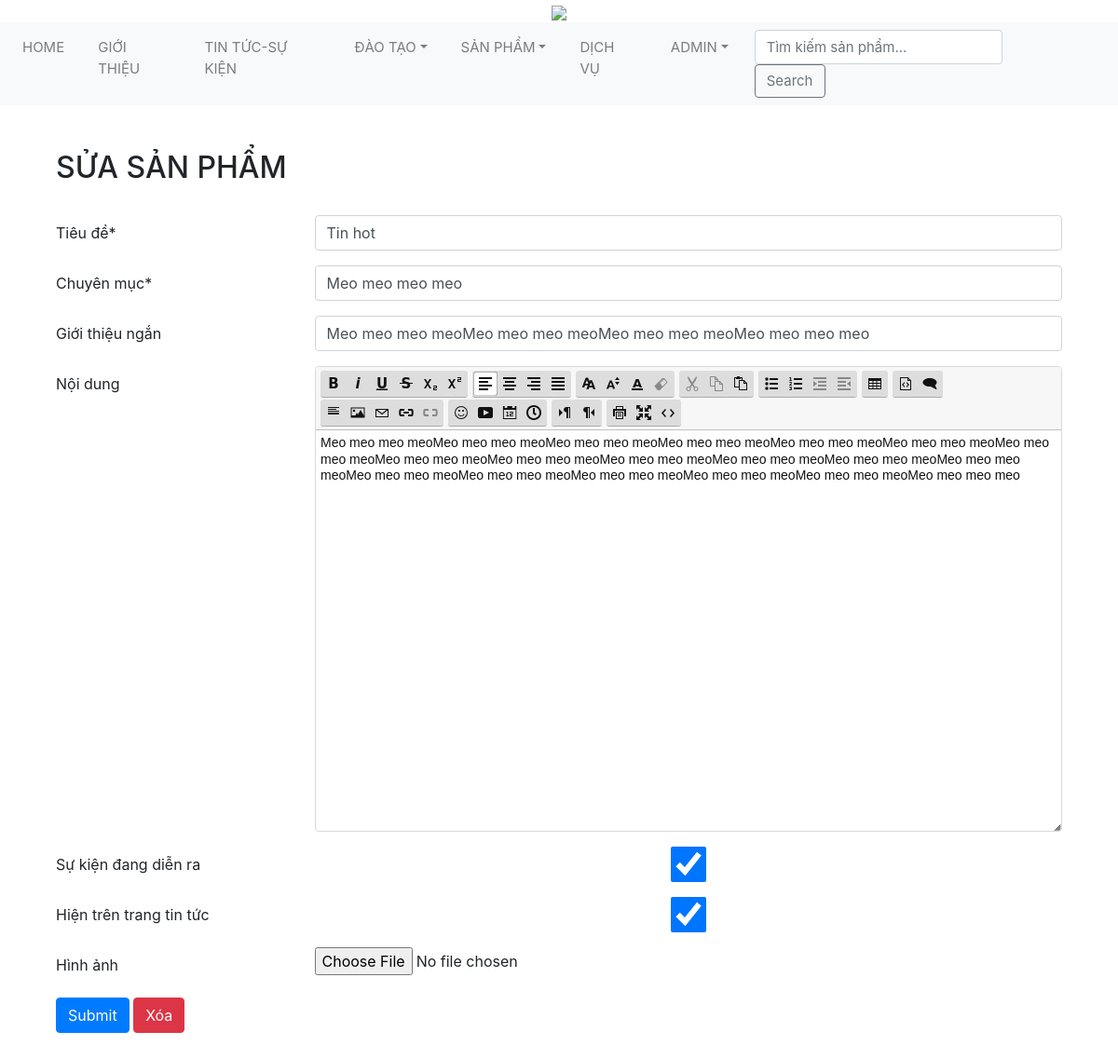
The page /edit-baiviet.php?id=26 (signed in) on the database its author committed.
### tables this page shows
CREATE TABLE `post` (
  `id` int(11) NOT NULL,
  `name` varchar(255) NOT NULL,
  `dangdienra` tinyint(1) NOT NULL DEFAULT '0',
  `displaytt` tinyint(1) NOT NULL DEFAULT '1',
  `descr` mediumtext,
  `comment` longtext,
  `category` varchar(255) NOT NULL,
  `image` varchar(255) DEFAULT 'image/notfound.jpg'
);

### edit-baiviet.php (the view, shortened to what this page needs)
<?php
    require("lib.php");
?>
<?php
    if(isset($_GET['id'])) {
        $san_pham = lay_bai_viet("id", $_GET['id']);
    }
    else {
        die_custom("Không có bài viết", "./quanli-baiviet.php");
    }
?>
<link rel="stylesheet" href="/lib/sceditor-2.1.3/minified/themes/default.min.css" id="theme-style" />
<div class="row container mx-auto">
    <div class="col-md-12">
        <h2>SỬA SẢN PHẨM</h2><br/>
        <form method="POST" action="" role="form" enctype="multipart/form-data">
            <div class="form-group row">
                <label for="name" class="col-form-label col-md-3">Tiêu đề*</label>
                <div class="col-md-9">
                    <input type="text" class="form-control" name="name" value="<?php echo $san_pham[0]['name']; ?>">
                </div>
            </div>
            <div class="form-group row">
                <label for="category" class="col-form-label col-md-3">Chuyên mục*</label>
                <div class="col-md-9">
                    <input type="text" class="form-control" name="category" value="<?php echo $san_pham[0]['category']; ?>">
                </div>
            </div>
            <div class="form-group row">
                <label for="descr" class="col-form-label col-md-3">Giới thiệu ngắn</label>
                <div class="col-md-9">
                    <input type="text" class="form-control" name="descr" value="<?php echo $san_pham[0]['descr']; ?>">
                </div>
            </div>
            <div class="form-group row">
                <label for="comment" class="col-form-label col-md-3">Nội dung</label>
                <div class="col-md-9">
                </div>
            </div>
            <div class="form-group row">
                <label for="dangdienra" class="col-form-label col-md-3">Sự kiện đang diễn ra</label>
                <div class="col-md-9">
                    <input type="checkbox" class="form-control" value="1" name="dangdienra" <?php if((int)$san_pham[0]['dangdienra']) echo "checked"; ?>>
                </div>
            </div>
            <div class="form-group row">
                <label for="displaytt" class="col-form-label col-md-3">Hiện trên trang tin tức</label>
                <div class="col-md-9">
                    <input type="checkbox" class="form-control" value="1" name="displaytt" <?php if((int)$san_pham[0]['displaytt']) echo "checked"; ?>>
                </div>
            </div>
            <div class="form-group row">
                <label for="image" class="col-form-label col-md-3">Hình ảnh</label>
                <div class="col-md-9">
                    <input type="file" class="form-control-file" name="image">
                </div>
            </div>
            <button type="submit" class="btn btn-primary" name="submit">Submit</button>
            <button class="btn btn-danger" type="button" onclick="confirmDelete(this)" href="./delete.php?postid=<?php echo $_GET['id']; ?>">Xóa</button>
        </form>
    </div>
</div>

### rows shown on the page
post: name "Tin hot", category "Meo meo meo meo", descr "Meo meo meo meoMeo meo meo meoMeo meo meo meoMeo meo meo meo", dangdienra "☑", displaytt "☑"
